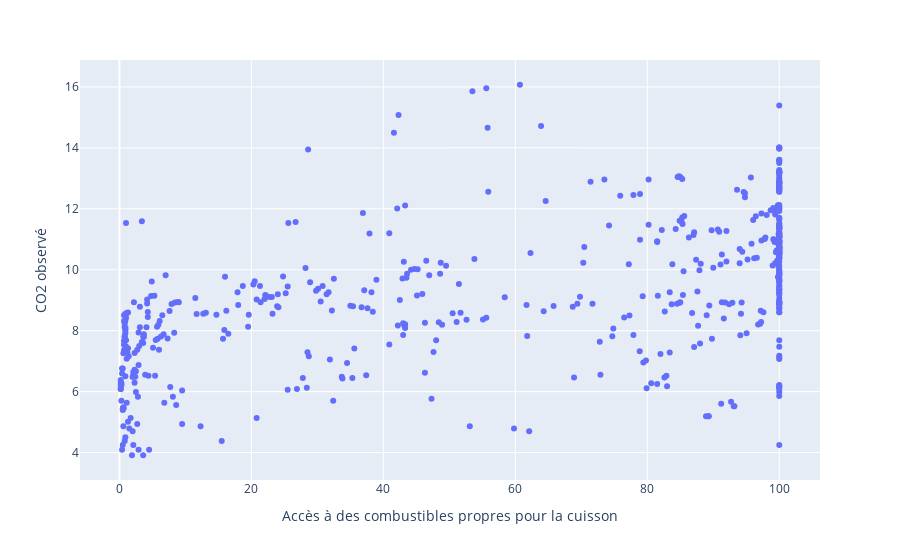

Write notebook code for a chart like this one.
### Code cell
import plotly.express as px

fig=px.scatter(x=X_test["Accès à des combustibles propres pour la cuisson"],y=log_y_test,labels={'x': 'Accès à des combustibles propres pour la cuisson' , 'y': 'CO2 observé'})
fig.show()

### Figure 1 — Plotly figure (JSON) as saved in the notebook; plotly's stock layout.template omitted (floating-point values rounded to 4 significant figures; data arrays with more than 128 entries replaced by an {"elided": "..."} marker saying what was removed)
{"data": [{"hovertemplate": "Accès à des combustibles propres pour la cuisson=%{x}<br>CO2 observé=%{y}<extra></extra>", "legendgroup": "", "marker": {"color": "#636efa", "symbol": "circle"}, "mode": "markers", "name": "", "orientation": "v", "showlegend": false, "type": "scatter", "x": {"elided": "554 float values"}, "xaxis": "x", "y": {"elided": "554 float values"}, "yaxis": "y"}], "layout": {"legend": {"tracegroupgap": 0}, "margin": {"t": 60}, "xaxis": {"anchor": "y", "domain": [0, 1], "title": {"text": "Accès à des combustibles propres pour la cuisson"}}, "yaxis": {"anchor": "x", "domain": [0, 1], "title": {"text": "CO2 observé"}}}}
